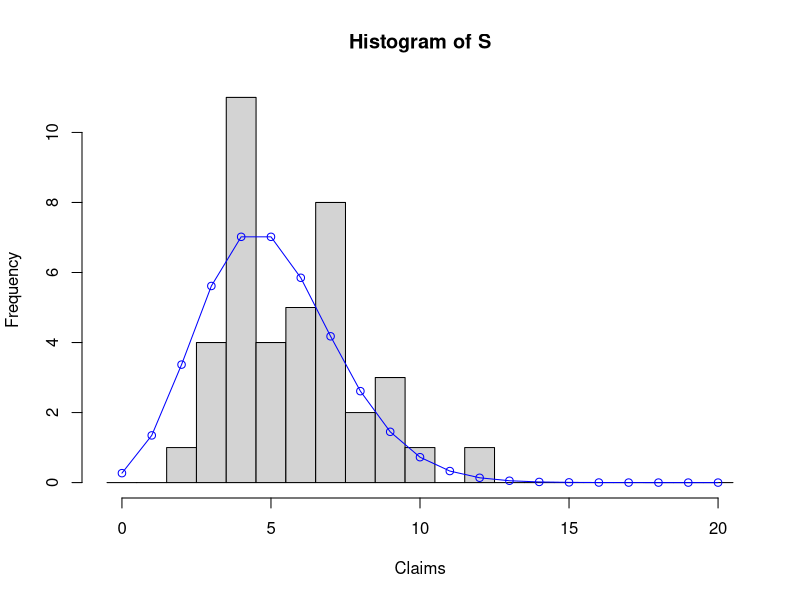
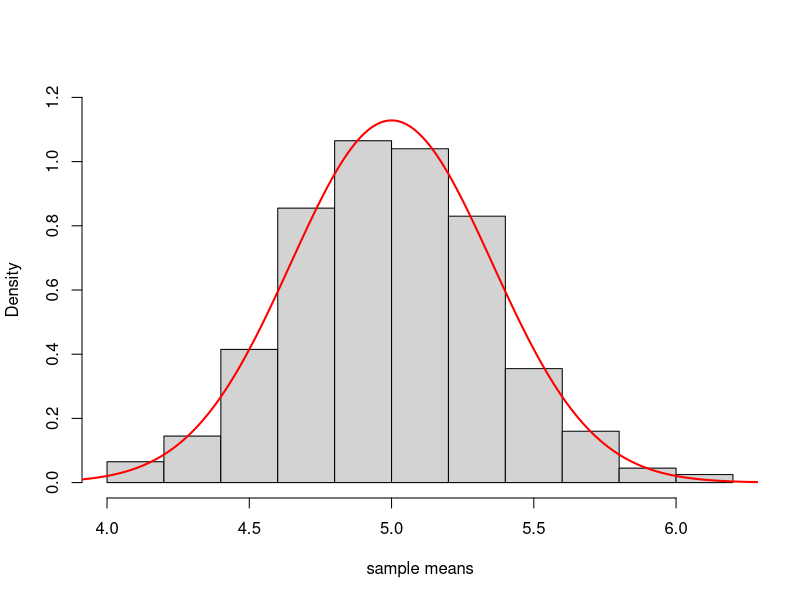
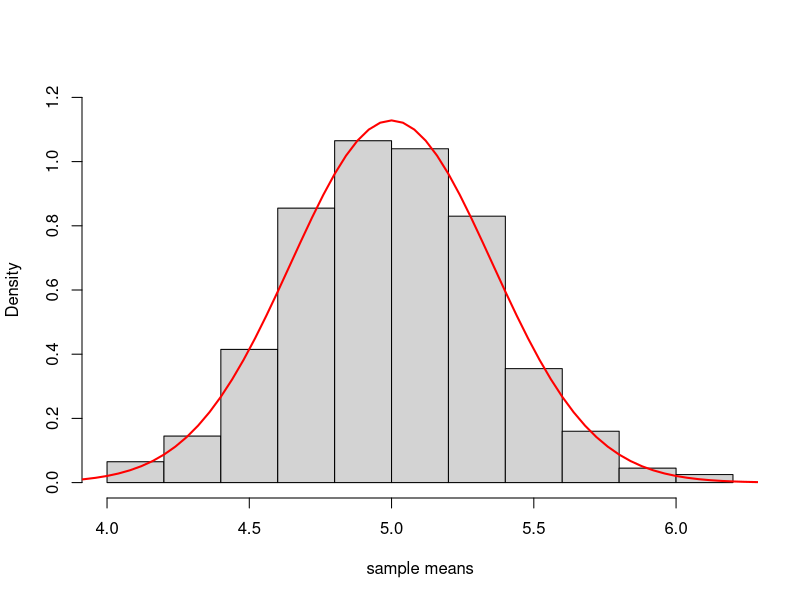
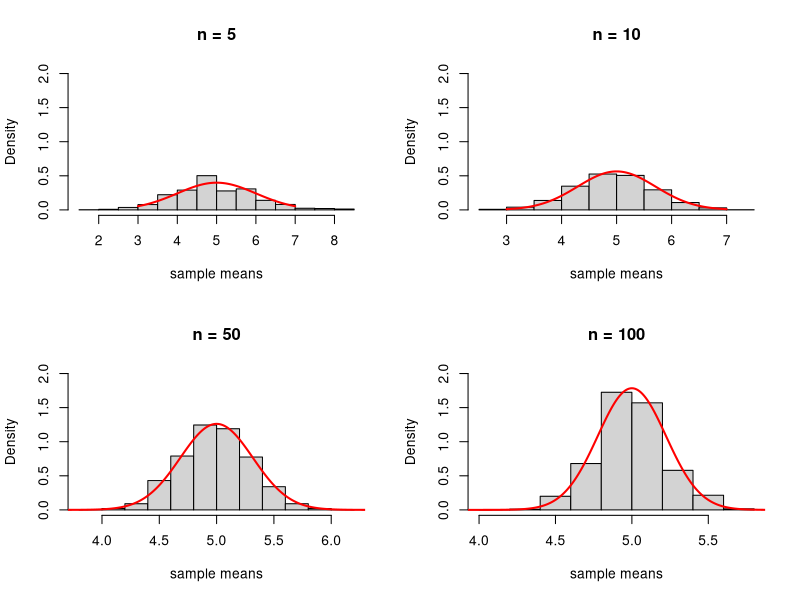
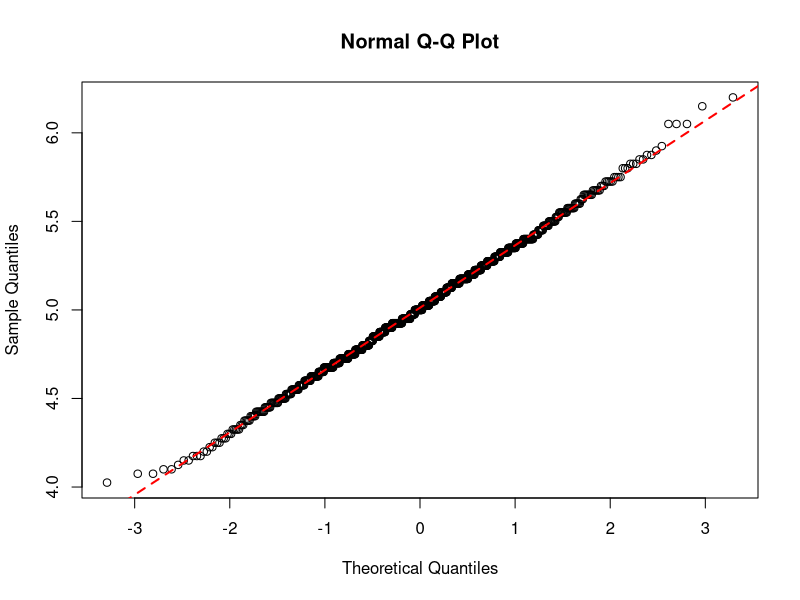
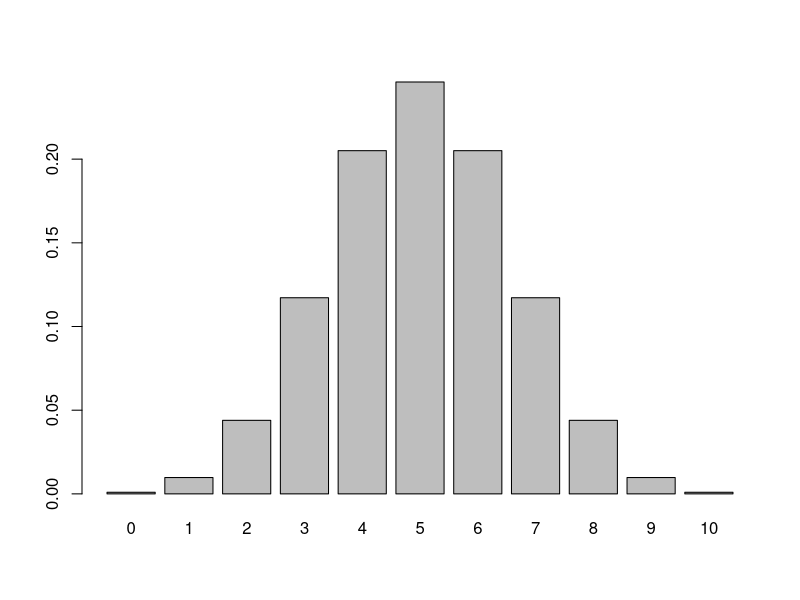
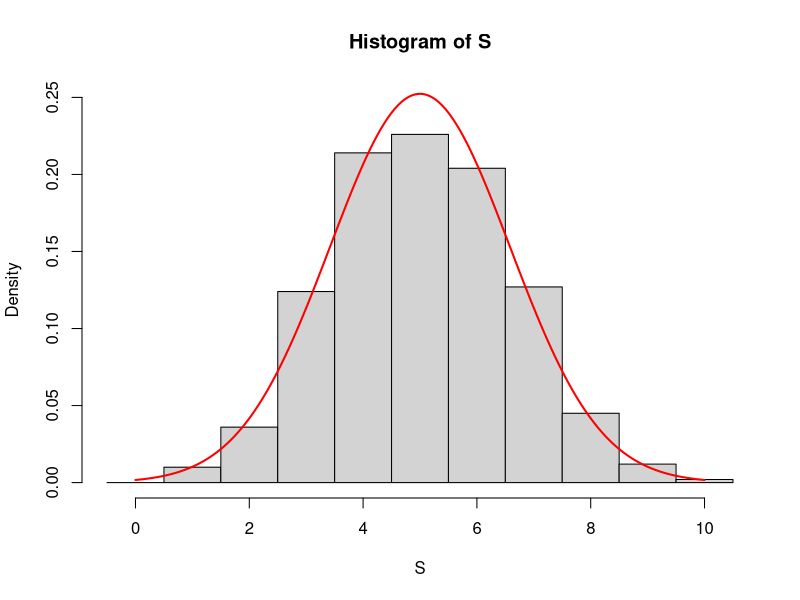
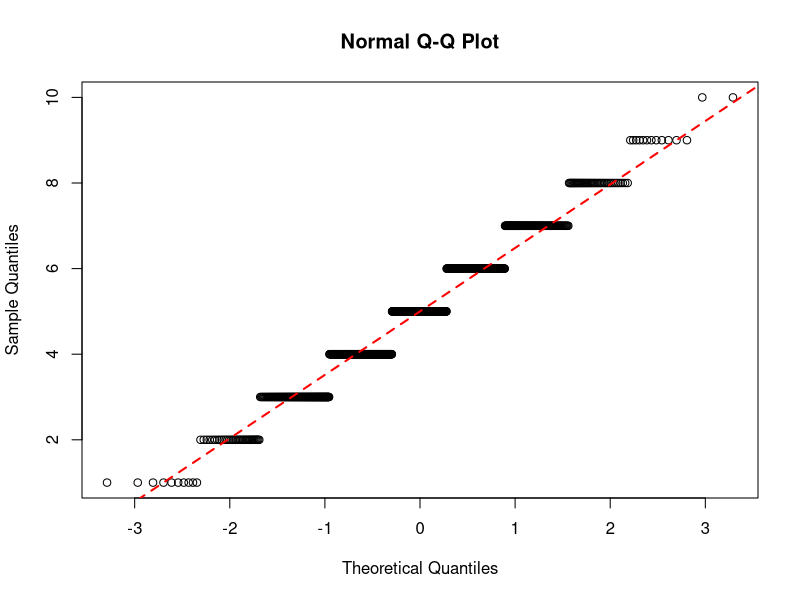

R code for these plots, in order: (Note: this script raises an error after producing the figures.)
## The Central Limit Theorem (for a Poisson)
m <- 5

set.seed(23)
n <- 40
S <- rpois(n, m)
table(S)
hist(S, breaks=(-0.5:20.5), xlab="Claims")

xs <- 0:20
lines(xs, n*dpois(xs, m), type="o", col="blue")

xbars <- rep(0,1000)

set.seed(23)
for (k in 1:1000) {
  xbars[k] <- mean(rpois(n,m))
}
hist(xbars, prob=TRUE, ylim=c(0,1.2), xlab="sample means", main="")
range(xbars)
xvals <- seq(3,7, by=0.01)
lines(xvals, dnorm(xvals, m, sqrt(m/n)), type="l", lwd=2, col="red")

hist(xbars, prob=TRUE, ylim=c(0,1.2), xlab="sample means", main="")
range(xbars)
xvals <- seq(3,7, by=0.01)
curve(dnorm(x, m, sqrt(m/n)), 3,7, add=TRUE, lwd=2, col="red")

### Varying the sample size
par(mfrow=c(2,2))

set.seed(23)
xbars <- rep(0, 1000)

for (n in c(5, 10, 50, 100)) {
  for (k in 1:1000) {
    xbars[k] <- mean(rpois(n,m))
  }
  xvals <- seq(3,7, by=0.01)
  hist(xbars, prob=TRUE, ylim=c(0,2), xlab="sample means", main=paste("n =", n))
  lines(xvals, dnorm(xvals, m, sqrt(m/n)), type="l", lwd=2, col="red")
}
par(mfrow=c(1,1))

### Empirical v theoretical i.e. central limit probabilities
m <- 5
set.seed(23)
xbars <- rep(0,1000)
n <- 40
for (k in 1:1000) {
  xbars[k] <- mean(rpois(n,m))
}

#P(xbars > 5.5), xbars ~ Norm(m, m/n)
c(length(xbars[xbars > 5.5])/length(xbars), 1 - pnorm(5.5, m, sqrt(m/n)))

### Empirical v theoretical i.e. central limit moments
c(mean(xbars), m)
c(var(xbars), m/n)


### Empirical v theoretical i.e. central limit quantiles
c(median(xbars), qnorm(0.5, m, sqrt(m/n)))
c(quantile(xbars, c(0.25, 0.75)),qnorm(c(0.25, 0.75), m, sqrt(m/n)))

#type 4 is n/4 and 3n/4
#type 5 is (n+2)/4 and (3n+2)/4
#type 6 is (n+1)/4 and (3n+3)/4
#type 7 is (n+3)/4 and (3n+1)/4 (default)

summary(xbars)

qqnorm(xbars)
qqline(xbars, lty=2, col="red", lwd=2)
#shorter tail on -ve & longer tail +ve = +ve skew

## Normal approx to binomial 
##(used when finding confidece interval for binom by hand)
n <- 10
p <- 0.5
xs <- 0:n
barplot(dbinom(xs, n, p), names=xs)
# can't superimpose normal pdf on barplot so use hist
set.seed(25)
S <- rbinom(1000,n,p)
table(S)
hist(S, prob=TRUE, breaks=(-0.5:10.5), ylim=c(0,0.25))
#now we can superimpose
xvals <- seq(0,10, by=0.01)
lines(xvals, dnorm(xvals, n*p, sqrt(n * p * (1 - p))), 
      type="l", lwd=2, col="red")

### Computing empirical probabilities
#P(X > 5), P(X > 5.5) with continuity correction
c(length(S[S>5])/length(S), 1 - pnorm(5.5, n*p, sqrt(n * p * (1 - p))))

### Comparing quantiles
qqnorm(S)
qqline(S, lty=2, col="red", lwd=2)

par(mfrow = c(2,2))
set.seed(25)
p <- 0.2

for (n in c(10, 25)) {
    S <- rbinom(1000,n,p)
    table(S)
    hist(S, breaks=(-0.5:n+0.5), prob=TRUE, 
         main=paste("p=0.2, n=", n), ylim=c(0,0.35))
    
    xvals <- seq(-0.5, 8.5, by=0.01)
    lines(xvals, dnorm(xvals, n*p, sqrt(n * p * (1 -p))), type="l", lwd=2, col="red")
    
    qqnorm(S)
    qqline(S, lty=2, col="red", lwd=2)
}

par(mfrow=c(1,1))

# Standardising the Central Limit Theorem
m <- 5
set.seed(23)
xbar <- rep(0,1000)
n <- 40
for (k in 1:1000) {
  xbar[k] <- mean(rpois(n,m))
}

#CLT => xbar ~ N(m, m/n) hence Z ~ N(0,1)
Z <- (xbar - m)/sqrt(m/n)

hist(Z, prob=TRUE, xlab = "standardised sample means", main="")
lines(density(Z), col="blue")

xvals <- seq(-4, 4, by=0.01)
lines(xvals, dnorm(xvals, 0, 1), lwd=2, lty=2, col="red")

#Moments
c(mean(Z), 0)
c(var(Z), 1)

#Quantiles
c(median(Z), 0)

c(quantile(Z, c(0.25, 0.75)), qnorm(c(0.25, 0.75), 0, 1))

qqnorm(Z)
qqline(Z, lty=2, col="red", lwd=2)

#Probabilities
c(length(Z[Z > 1.5])/length(Z), 1 - pnorm(1.5, 0, 1))

#-------------------------
# Fitting a discrete distribution
#--------------------------
C <- read.table("children.csv")
table(C)
hist(C)
str(C)
c <- C$V1
str(c)


# Empirical moments
mean(c)
var(c)
sd(c)

skew <- sum((c - mean(c))^3)/length(c)
skew/sd(c)^3

#Use method of moments to estimate parameters for fitted distributions
hist(c, breaks=c(-0.5:7.5), ylim=c(0,30), xlim=c(0,10),
     xlab="no. of children", main="Children in 80 families")
#Poisson
m <- mean(c)
m
xs <- 0:10
lines(xs, length(c)*dpois(xs,m), type="o", col="blue")

#Binomial
p <- (mean(c) - var(c))/mean(c)
p

n <- mean(c)^2 / (mean(c) - var(c))
n
round(n)
lines(xs, length(c)*dbinom(xs,round(n),p), type="o", col="green")

#Negative Binomial 2
k <- mean(c)^2 / (var(c) - mean(c))
k

#Comparing CDFs
plot(ecdf(c))

xs <- 0:8
lines(xs, ppois(xs, m), type="s", col="blue")
lines(xs, pbinom(xs, round(n),p), type="s", col="green")

#-------------------------
# Fitting a continuous distribution
#--------------------------

#Comparing quantiles
xlnorm <- rlnorm(1000, m, s)
xgamma <- rgamma(1000, a, l)

qqplot(xlnorm, w, xlab="logN quantiles", ylab="sample quantiles")
abline(0, 1, col="red", lty=2)

qqplot(xgamma, w, xlab="logN quantiles", ylab="sample quantiles")
abline(0, 1, col="red", lty=2)

#
# Non-parametric bootstrap method
#

data <- c(0.61, 6.47, 2.56, 5.44, 2.72, 0.87, 2.77, 6.00, 0.14, 0.75)

set.seed(47)
est <- rep(0,1000)
for (k in 1:1000) {
  x <- sample(data, replace=TRUE)
  est[k] <- 1/mean(x)
}
est

set.seed(47)
est <- replicate(1000, 1/mean(sample(data, replace=TRUE)))
est

hist(est, prob=TRUE, ylim=c(0,5))
lines(density(est), col="blue")

mean(est)
sd(est)

#
# Parametric bootstrap method
#

set.seed(47)
param.est <- replicate(1000, 1/mean(rexp(10, 1/mean(data))))


hist(param.est, prob=TRUE, ylim=c(0,3.5))
lines(density(param.est), col="blue")

mean(param.est)
sd(param.est)


#
# Confidence intervals
#
#2-sided CI for mean, known population variance
xs <- replicate(50, 132)
n <- length(xs)
sigma <- 20
alpha <- 1 - 0.95
mean(xs) + c(-1, 1)*qnorm(1-alpha/2,0,1) * sigma/sqrt(n)

#2-sided CI for mean, unknown population variance
xs <- c(124, 122, 130, 125, 132)
n <- length(xs)
alpha <- 1 - 0.95
mean(xs) + c(-1, 1)*qt(1-alpha/2,n-1) * sd(xs)/sqrt(n)

t.test(xs, conf=0.95)

chickwts
chickwts$feed
sun <- chickwts[chickwts$feed=="sunflower", 1]
sun
t.test(sun)

#Exploring t.test
ci <- t.test(sun)
names(ci)
ci$conf.int
c(ci$conf.int[1], ci$conf.int[2])

#
# CI for variance
#
#Data <- read.table("file.csv")
#data <- Data$V1
data <- c(124, 122, 130, 125, 132)
n <- length(data)
alpha <- 0.05

#Two sided ci for var
l <- (n-1) * var(data)/qchisq(1-alpha/2, df= n - 1)
r <- (n-1) * var(data)/qchisq(alpha/2, df= n - 1)
c(l,r)
#Two sided ci for sd
sqrt(c(l,r))
#One-sided CI for sd
r <- (n-1) * var(data)/qchisq(alpha, df= n - 1)
sqrt(c(0,r))

n <- length(sun)
l <- (n-1) * var(sun)/qchisq(1-alpha/2, df= n - 1)
r <- (n-1) * var(sun)/qchisq(alpha/2, df= n - 1)
c(l,r)

#
# Bootstrap method for CI
#
#2-sided CI for mean, unknown population variance
xs <- c(124, 122, 130, 125, 132)

# Parametric
set.seed(17)
bm <- replicate(1000, mean(rnorm(n, mean(xs), sd(xs))))
hist(bm, xlab="sample mean", main="histogram of sample means")
c(quantile(bm, c(0.025, 0.975)), c(t.test(xs)$conf[1], t.test(xs)$conf[2]))

# Non-parametric
set.seed(17)
bm <- replicate(1000, mean(sample(xs, replace=TRUE)))
hist(bm, xlab="sample mean", main="histogram of sample means")
c(quantile(bm, c(0.025, 0.975)), c(t.test(xs)$conf[1], t.test(xs)$conf[2]))

# Parametric - variance
#Recall
xs <- c(124, 122, 130, 125, 132)
l <- (n-1) * var(data)/qchisq(1-alpha/2, df= n - 1)
r <- (n-1) * var(data)/qchisq(alpha/2, df= n - 1)
c(l,r)

set.seed(17)
bv <- replicate(1000, var(rnorm(n, mean(xs), sd(xs))))
hist(bv, xlab="sample variances", main="histogram of sample variances")
c(quantile(bv, c(0.025, 0.975)), c(l,r))

# Non-parametric
set.seed(17)
bv <- replicate(1000, var(sample(xs, replace=TRUE)))
hist(bv, xlab="sample mean", main="histogram of sample means")
c(quantile(bv, c(0.025, 0.975)), c(l,r))

#
# CI for parameter p of a binomial
#

#Given a value of 1 from Bin(20, p), construct 95% symmetrical CI for p
x <- 1
n <- 20
binom.test(x, n, conf=0.95)

#compare with norm approx.
x <- 45
n <- 250
p_hat <- x/n
alpha <- 0.1
ci <- binom.test(x, n, conf=1-alpha)$conf
p_hat+c(-1,1)*qnorm(1-alpha/2)*sqrt(p_hat*(1-p_hat)/n)
c(ci[1], ci[2])

#
# CI for parameter l of Poisson
#
x <- 1
T <- 1 #default time base
poisson.test(x, T, conf=0.9)

#compare with norm approx.
x <- 800 #claims
n <- 5000 #policies
l_hat <- x/n
alpha <- 0.1
l_hat+c(-1,1)*qnorm(1-alpha/2)*sqrt(l_hat/n)
ci <- poisson.test(x, n, r=1, conf=1-alpha)$conf
c(ci[1], ci[2])

#Test that unknown average claim frequency r < 0.175
x <- 800 #claims
n <- 5000 #policies
alpha <- 0.05

# if test$p.value < 0.05 then reject test$null.value (H0 : r >= 0.175)
test <- poisson.test(x, n, r=0.175, alt="less", conf=1-alpha)
test
names(test)
test$alternative
test$estimate #MLE

#
# CI for difference of two means, variance known
#
xs1 <- replicate(50, 132)
xs2 <- replicate(40, 128)

n1 <- length(xs1)
n2 <- length(xs2)

sigma1 <- 20
sigma2 <- 25

alpha <- 0.05

(mean(xs1)-mean(xs2)) + c(-1,1) * qnorm(1-alpha/2) * 
  sqrt(sigma1^2/n1 + sigma2^2/n2)

## unknown equal variances
A <- c(31.4, 29.9, 33.2, 34.4, 32.0, 28.7, 26.1, 30.3)
C <- c(27.0, 32.2, 30.4, 28.0, 26.5, 25.5, 29.6, 27.2)

t.test(A,C, var.equal=TRUE)

sxx <- 37.51367
b <- 0.8153798
alpha <- 1 - 0.95
shatsq <- 0.18095344
b + c(-1, 1) * qt(1-alpha/2, 198) * sqrt(shatsq/sxx)
# (b – t_198_0.05 * sqrt(s^2/sxx, b + t_198_0.05 * sqrt(s^2/sxx)
1580.5686 + c(-1,1) * qt(1-alpha/2, 198) * 147.85994821018852
se <- sqrt((1+1/200 + (1930 - 7.598)^2/30.58789)*0.18095)
se
1580.5686 + c(-1,1) * qt(1-alpha/2, 198) * se
